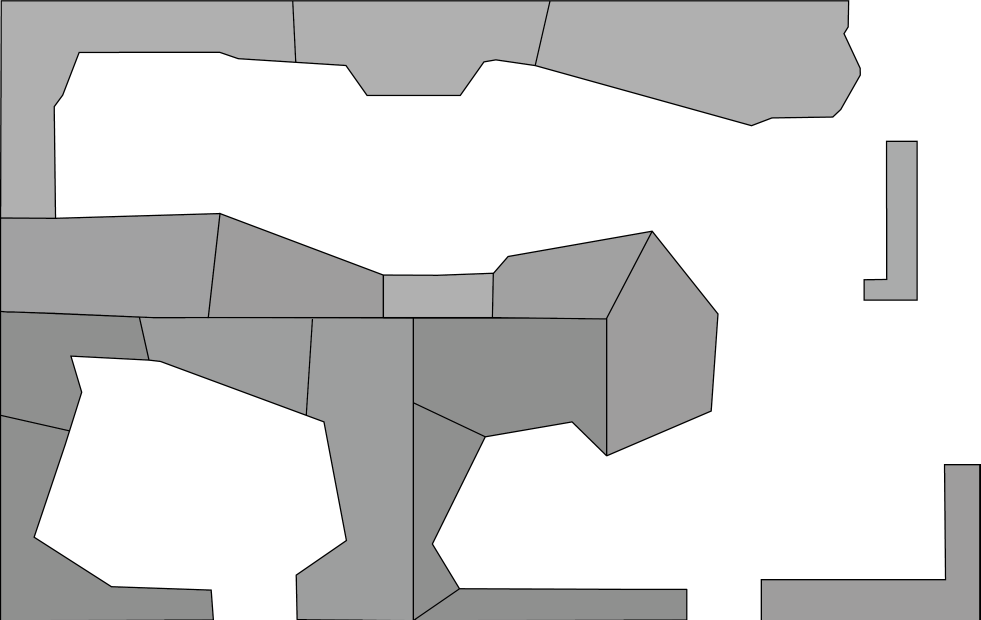
#> input picture src/assets/boulderkarte-original.png, 2941 x 1859 px (shown at 1/3 size)
$ python generate_hall_map_region_proposals.py
#> lines starting #> are read from the running program, lines starting #| are printed output that depends on the picture
from __future__ import annotations

import json
import math
from collections import deque
from pathlib import Path
from typing import Dict, Iterable, List, Sequence, Tuple

from PIL import Image


REPO_ROOT = Path(__file__).resolve().parent.parent
PNG_PATH = REPO_ROOT / "src" / "assets" / "boulderkarte-original.png"
DOCS_JSON_PATH = REPO_ROOT / "docs" / "hall-map-region-proposals.json"
UI_JSON_PATH = REPO_ROOT / "src" / "data" / "hallMapRegionProposals.json"
DOCS_SVG_PATH = REPO_ROOT / "docs" / "hall-map-region-proposals.svg"

WORK_WIDTH = 735
WORK_HEIGHT = 466
MIN_COMPONENT_AREA = 500
MAX_RGB_DELTA = 20
MIN_RGB = 120
MAX_RGB = 235
SIMPLIFY_EPSILON = 1.75


Point = Tuple[float, float]
IntPoint = Tuple[int, int]


def round_value(value: float, decimals: int = 2) -> float:
    factor = 10 ** decimals
    return round(value * factor) / factor


def is_wall_pixel(rgb: Tuple[int, int, int]) -> bool:
    r, g, b = rgb
    if min(r, g, b) < MIN_RGB or max(r, g, b) > MAX_RGB:
      return False
    return max(abs(r - g), abs(g - b), abs(r - b)) <= MAX_RGB_DELTA


def load_mask() -> Tuple[List[List[bool]], Image.Image]:
    image = Image.open(PNG_PATH).convert("RGB").resize((WORK_WIDTH, WORK_HEIGHT), Image.Resampling.LANCZOS)
    pixels = image.load()
    mask = [[False for _ in range(WORK_HEIGHT)] for _ in range(WORK_WIDTH)]

    for x in range(WORK_WIDTH):
        for y in range(WORK_HEIGHT):
            mask[x][y] = is_wall_pixel(pixels[x, y])

    return mask, image


def find_components(mask: List[List[bool]]) -> List[List[IntPoint]]:
    visited = [[False for _ in range(WORK_HEIGHT)] for _ in range(WORK_WIDTH)]
    components: List[List[IntPoint]] = []

    for start_x in range(WORK_WIDTH):
        for start_y in range(WORK_HEIGHT):
            if visited[start_x][start_y] or not mask[start_x][start_y]:
                continue

            queue: deque[IntPoint] = deque([(start_x, start_y)])
            visited[start_x][start_y] = True
            component: List[IntPoint] = []

            while queue:
                x, y = queue.popleft()
                component.append((x, y))

                for next_x, next_y in ((x + 1, y), (x - 1, y), (x, y + 1), (x, y - 1)):
                    if 0 <= next_x < WORK_WIDTH and 0 <= next_y < WORK_HEIGHT and not visited[next_x][next_y]:
                        visited[next_x][next_y] = True
                        if mask[next_x][next_y]:
                            queue.append((next_x, next_y))

            if len(component) >= MIN_COMPONENT_AREA:
                components.append(component)

    return components


def build_edges(component_pixels: Iterable[IntPoint], component_lookup: set[IntPoint]) -> Dict[IntPoint, List[IntPoint]]:
    edges: Dict[IntPoint, List[IntPoint]] = {}

    def add_edge(start: IntPoint, end: IntPoint) -> None:
        edges.setdefault(start, []).append(end)

    for x, y in component_pixels:
        if (x, y - 1) not in component_lookup:
            add_edge((x, y), (x + 1, y))
        if (x + 1, y) not in component_lookup:
            add_edge((x + 1, y), (x + 1, y + 1))
        if (x, y + 1) not in component_lookup:
            add_edge((x + 1, y + 1), (x, y + 1))
        if (x - 1, y) not in component_lookup:
            add_edge((x, y + 1), (x, y))

    return edges


def trace_loops(edges: Dict[IntPoint, List[IntPoint]]) -> List[List[IntPoint]]:
    visited: set[Tuple[IntPoint, IntPoint]] = set()
    loops: List[List[IntPoint]] = []

    for start, neighbors in edges.items():
        for next_point in neighbors:
            edge = (start, next_point)
            if edge in visited:
                continue

            loop = [start]
            current = start
            following = next_point

            while True:
                visited.add((current, following))
                loop.append(following)

                if following == start:
                    break

                candidates = edges.get(following, [])
                next_candidate = None
                for candidate in candidates:
                    if candidate != current and (following, candidate) not in visited:
                        next_candidate = candidate
                        break

                if next_candidate is None:
                    break

                current, following = following, next_candidate

            if len(loop) > 3 and loop[-1] == loop[0]:
                loops.append(loop[:-1])

    return loops


def polygon_area(points: Sequence[Point]) -> float:
    area = 0.0
    for index, (x1, y1) in enumerate(points):
        x2, y2 = points[(index + 1) % len(points)]
        area += x1 * y2 - x2 * y1
    return abs(area / 2.0)


def polygon_centroid(points: Sequence[Point]) -> Point:
    if len(points) < 3:
        total_x = sum(point[0] for point in points)
        total_y = sum(point[1] for point in points)
        return total_x / len(points), total_y / len(points)

    signed_area = 0.0
    centroid_x = 0.0
    centroid_y = 0.0

    for index, (x1, y1) in enumerate(points):
        x2, y2 = points[(index + 1) % len(points)]
        factor = x1 * y2 - x2 * y1
        signed_area += factor
        centroid_x += (x1 + x2) * factor
        centroid_y += (y1 + y2) * factor

    signed_area /= 2.0
    if abs(signed_area) < 1e-6:
        xs = [point[0] for point in points]
        ys = [point[1] for point in points]
        return (min(xs) + max(xs)) / 2.0, (min(ys) + max(ys)) / 2.0

    return centroid_x / (6.0 * signed_area), centroid_y / (6.0 * signed_area)


def perpendicular_distance(point: Point, start: Point, end: Point) -> float:
    if start == end:
        return math.dist(point, start)

    numerator = abs(
        (end[1] - start[1]) * point[0]
        - (end[0] - start[0]) * point[1]
        + end[0] * start[1]
        - end[1] * start[0]
    )
    denominator = math.hypot(end[1] - start[1], end[0] - start[0])
    return numerator / denominator


def rdp(points: Sequence[Point], epsilon: float) -> List[Point]:
    if len(points) < 3:
        return list(points)

    max_distance = -1.0
    max_index = 0
    for index in range(1, len(points) - 1):
        distance = perpendicular_distance(points[index], points[0], points[-1])
        if distance > max_distance:
            max_distance = distance
            max_index = index

    if max_distance > epsilon:
        left = rdp(points[: max_index + 1], epsilon)
        right = rdp(points[max_index:], epsilon)
        return left[:-1] + right

    return [points[0], points[-1]]


def simplify_closed_polygon(points: Sequence[Point], epsilon: float) -> List[Point]:
    if len(points) < 4:
        return list(points)

    extended = list(points) + [points[0]]
    simplified = rdp(extended, epsilon)
    if simplified[-1] == simplified[0]:
        simplified = simplified[:-1]

    deduped: List[Point] = []
    for point in simplified:
        if not deduped or point != deduped[-1]:
            deduped.append(point)

    return deduped


def percent_point(point: Point) -> Dict[str, float]:
    x, y = point
    return {
        "x": round_value((x / WORK_WIDTH) * 100),
        "y": round_value((y / WORK_HEIGHT) * 100),
    }


def build_component_polygon(component: List[IntPoint]) -> Tuple[List[Point], float, Point, Dict[str, float]]:
    component_lookup = set(component)
    edges = build_edges(component, component_lookup)
    loops = trace_loops(edges)
    if not loops:
        raise RuntimeError("No boundary loop could be traced for a component.")

    outer_loop = max(loops, key=lambda loop: polygon_area(loop))
    simplified = simplify_closed_polygon(outer_loop, SIMPLIFY_EPSILON)
    if len(simplified) < 3:
        simplified = outer_loop

    area = polygon_area(simplified)
    centroid = polygon_centroid(simplified)
    xs = [point[0] for point in simplified]
    ys = [point[1] for point in simplified]
    bounds = {
        "minX": round_value((min(xs) / WORK_WIDTH) * 100),
        "maxX": round_value((max(xs) / WORK_WIDTH) * 100),
        "minY": round_value((min(ys) / WORK_HEIGHT) * 100),
        "maxY": round_value((max(ys) / WORK_HEIGHT) * 100),
    }

    return simplified, area, centroid, bounds


def build_preview_svg(proposals: Sequence[dict]) -> str:
    overlay = []
    for proposal in proposals:
        point_list = " ".join(
            f"{round_value((point['x'] / 100) * WORK_WIDTH, 1)},{round_value((point['y'] / 100) * WORK_HEIGHT, 1)}"
            for point in proposal["points_json"]
        )
        overlay.append(
            f'<polygon points="{point_list}" fill="rgba(54,181,49,0.10)" stroke="#36B531" '
            'stroke-width="2" stroke-dasharray="8 8" />'
        )

    return "\n".join(
        [
            f'<svg width="{WORK_WIDTH}" height="{WORK_HEIGHT}" viewBox="0 0 {WORK_WIDTH} {WORK_HEIGHT}" xmlns="http://www.w3.org/2000/svg">',
            '<image href="../src/assets/boulderkarte-original.png" width="735" height="466" preserveAspectRatio="none" />',
            '<g>',
            *overlay,
            '</g>',
            '</svg>',
        ]
    )


def main() -> None:
    mask, _image = load_mask()
#> in load_mask, `image = Image.open(PNG_PATH).convert("RGB").resize((WORK_WIDTH, WORK_H..`:
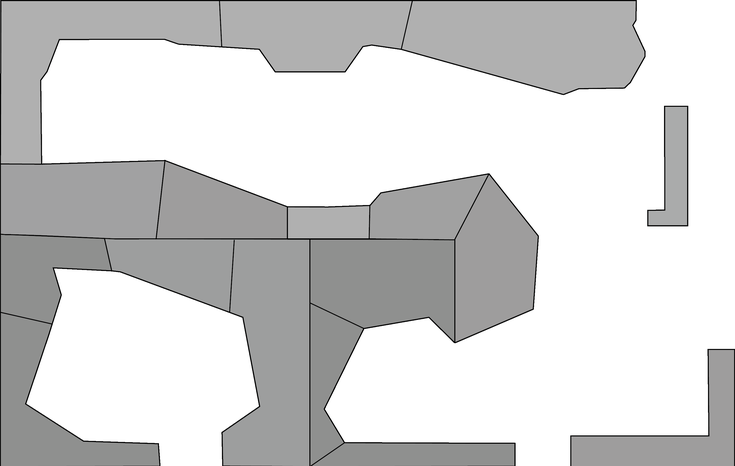
#> image: PIL image 735x466 RGB; mean R, G, B 210.2, 210.3, 210.2
#> after the loop in load_mask, `for x in range(WORK_WIDTH):`: mask = 735 items
#> mask = 735 items
    components = find_components(mask)
#> components = 17 items

    proposals = []
    for index, component in enumerate(
        sorted(
            components,
            key=lambda pixels: (polygon_centroid([(point[0], point[1]) for point in pixels])[1], polygon_centroid([(point[0], point[1]) for point in pixels])[0]),
        ),
        start=1,
    ):
#> in polygon_centroid, `signed_area = 0.0`: signed_area = 0
#> in polygon_centroid, `signed_area /= 2.0`: signed_area = -168036
        polygon, area, centroid, bounds = build_component_polygon(component)
        proposals.append(
            {
                "id": f"candidate-{index:02d}",
                "label": str(index),
                "source": "png-segmentation",
                "surfaceRole": "wall",
                "pointCount": len(polygon),
                "areaPx": round_value(area, 1),
                "centroid": percent_point(centroid),
                "label_x": percent_point(centroid)["x"],
                "label_y": percent_point(centroid)["y"],
                "bounds": bounds,
                "points_json": [percent_point(point) for point in polygon],
            }
        )
#> this loop made 17 passes

    output = {
        "generatedAt": __import__("datetime").datetime.utcnow().isoformat() + "Z",
        "source": {
            "imagePath": "src/assets/boulderkarte-original.png",
            "workWidth": WORK_WIDTH,
            "workHeight": WORK_HEIGHT,
            "candidateCount": len(proposals),
            "method": "png-wall-segmentation",
        },
        "notes": [
            "Die Kandidaten werden direkt aus der sichtbaren PNG-Hallenkarte segmentiert.",
            "Es werden nur graue Wandflaechen erkannt; weisse Freiflaechen und schwarze Trennlinien sind ausgeschlossen.",
            "Die Punkte sind bereits auf 0..100 fuer sector_map_regions.points_json normalisiert.",
            "Die Zuordnung zu echten Sektornamen bleibt fachlich offen und muss bestaetigt werden.",
        ],
        "proposals": proposals,
    }

    DOCS_JSON_PATH.parent.mkdir(parents=True, exist_ok=True)
    UI_JSON_PATH.parent.mkdir(parents=True, exist_ok=True)
    DOCS_JSON_PATH.write_text(json.dumps(output, indent=2) + "\n", encoding="utf-8")
    UI_JSON_PATH.write_text(json.dumps(output, indent=2) + "\n", encoding="utf-8")
    DOCS_SVG_PATH.write_text(build_preview_svg(proposals), encoding="utf-8")
#> the loop in build_preview_svg, `for proposal in proposals:` made 17 passes

    print(f"Created {len(proposals)} hall map region proposals.")
#| Created 17 hall map region proposals.
    print(f"JSON: {DOCS_JSON_PATH.relative_to(REPO_ROOT)}")
    print(f"UI JSON: {UI_JSON_PATH.relative_to(REPO_ROOT)}")
    print(f"Preview SVG: {DOCS_SVG_PATH.relative_to(REPO_ROOT)}")


if __name__ == "__main__":
    main()

$ run again, with src/assets/honeycomb-original.png copied over src/assets/boulderkarte-original.png
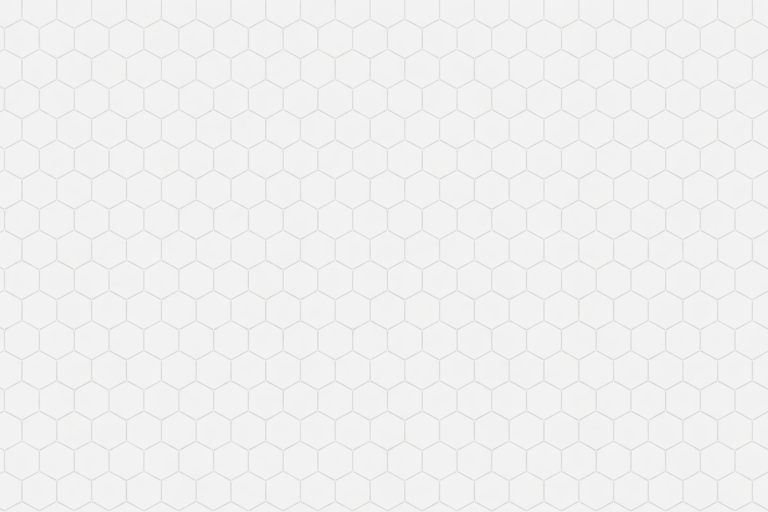
#> input picture src/assets/honeycomb-original.png, 1536 x 1024 px (shown at 1/2 size)
#> in load_mask, `image = Image.open(PNG_PATH).convert("RGB").resize((WORK_WIDTH, WORK_H..`:
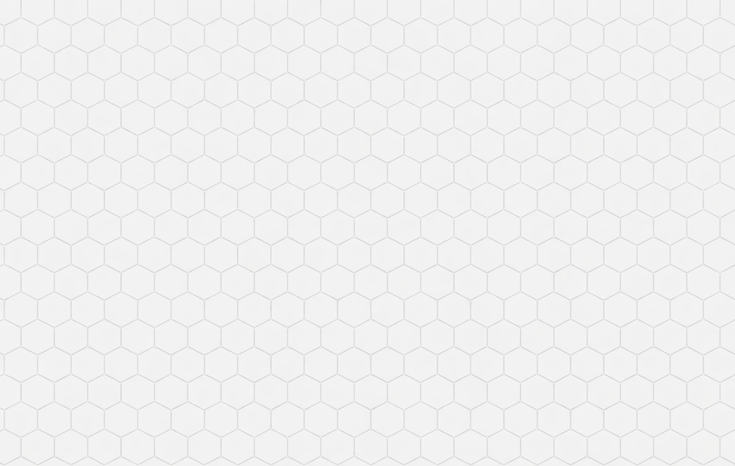
#> image: PIL image 735x466 RGB; mean R, G, B 240.5, 240.2, 240.1
#> after the loop in load_mask, `for x in range(WORK_WIDTH):`: mask = 735 items
#> components = 1 item
#> in polygon_centroid, `signed_area = 0.0`: signed_area = 0
#> in polygon_centroid, `signed_area /= 2.0`: signed_area = 29895117.5
#> the loop in main, `for index, component in enumerate( sorted( components, key=lambda pixe..` made 1 pass
#> (index, area) on pass 1: (1, 0)
#> the loop in build_preview_svg, `for proposal in proposals:` made 1 pass
#| Created 1 hall map region proposals.
